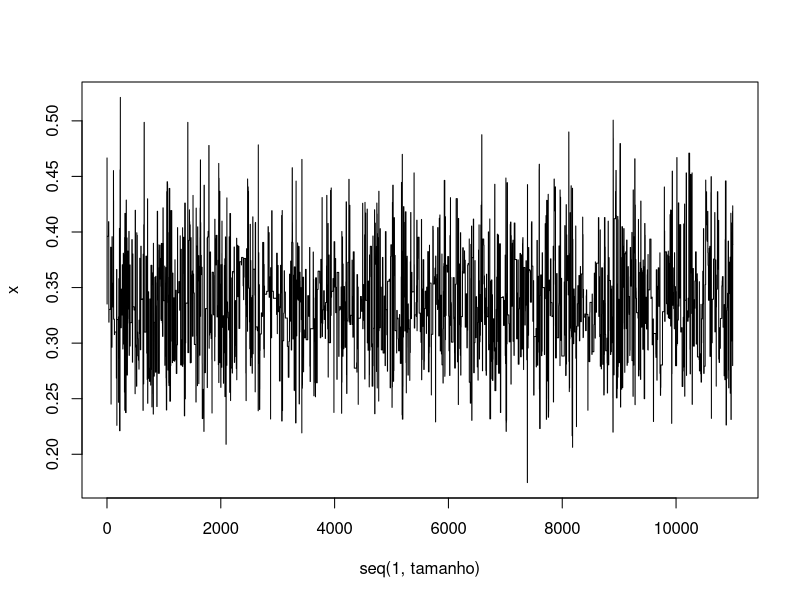
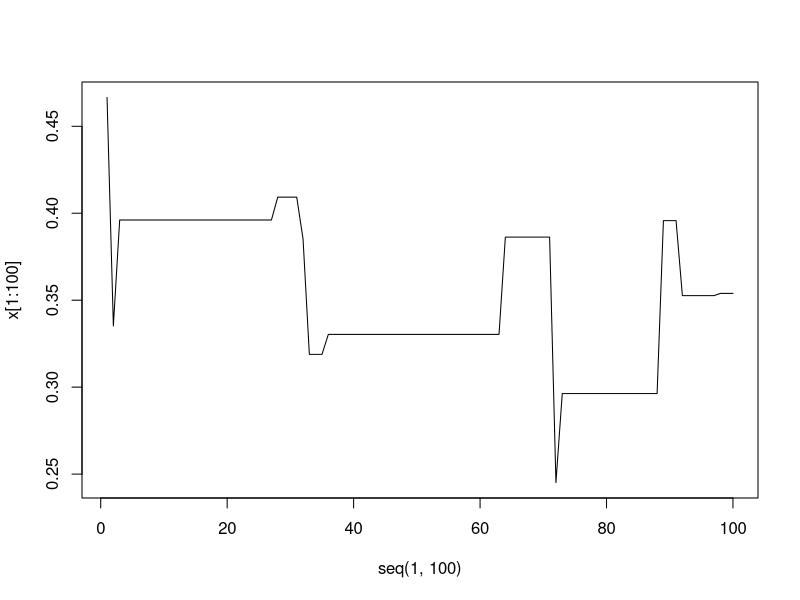
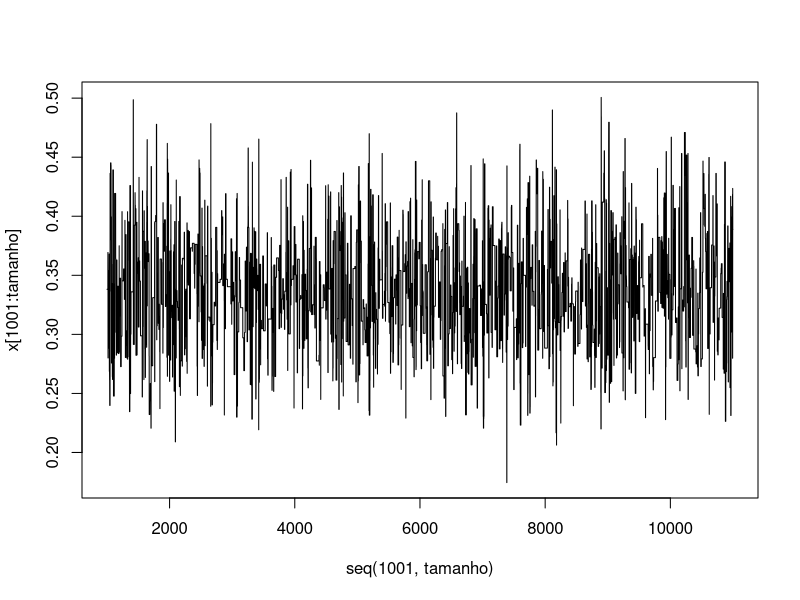
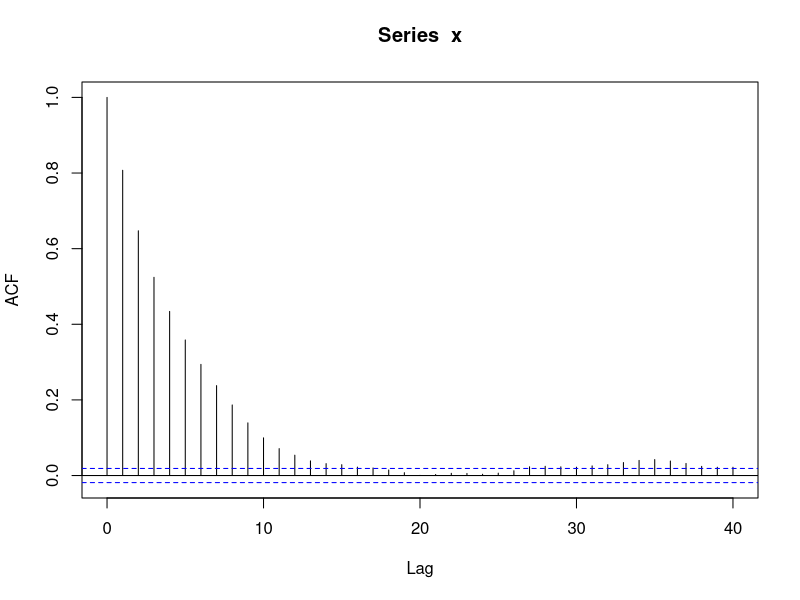
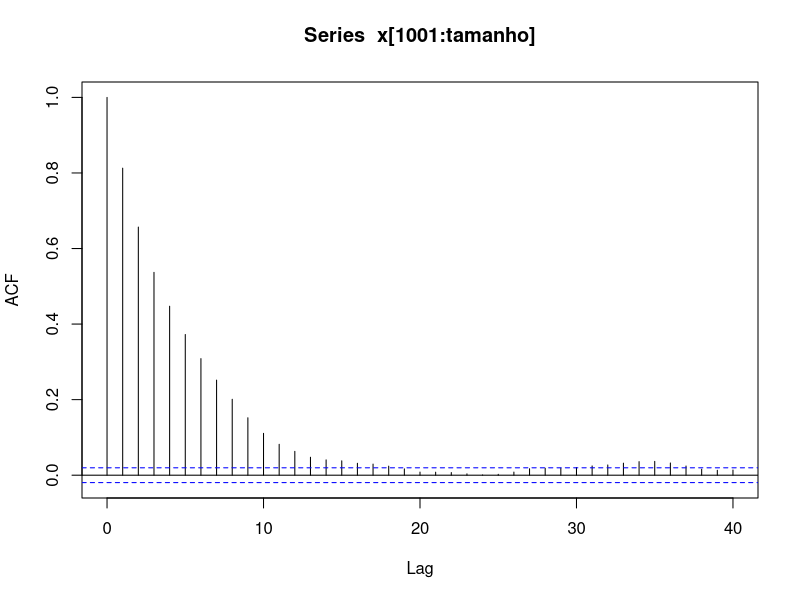
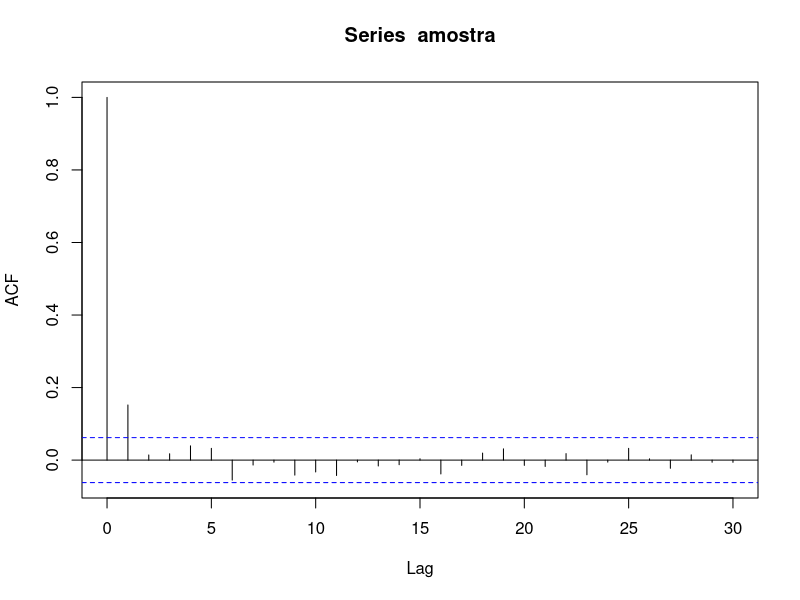
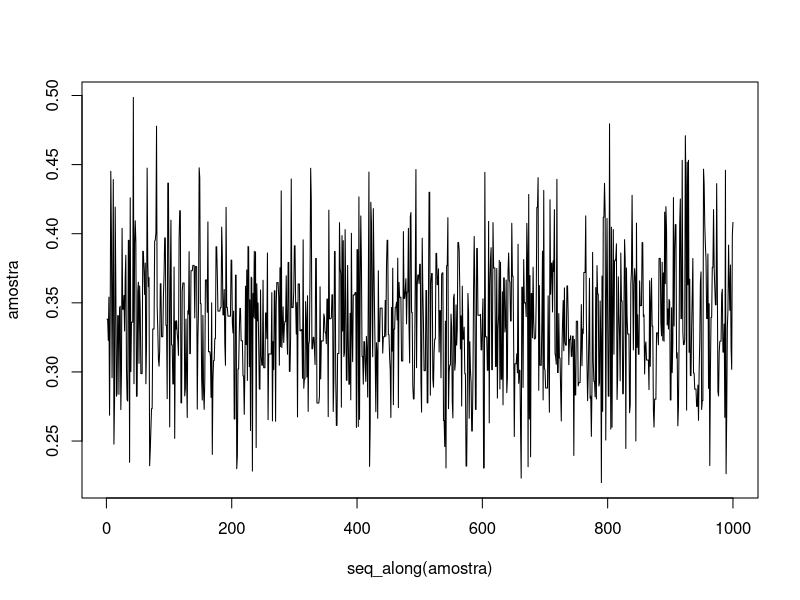
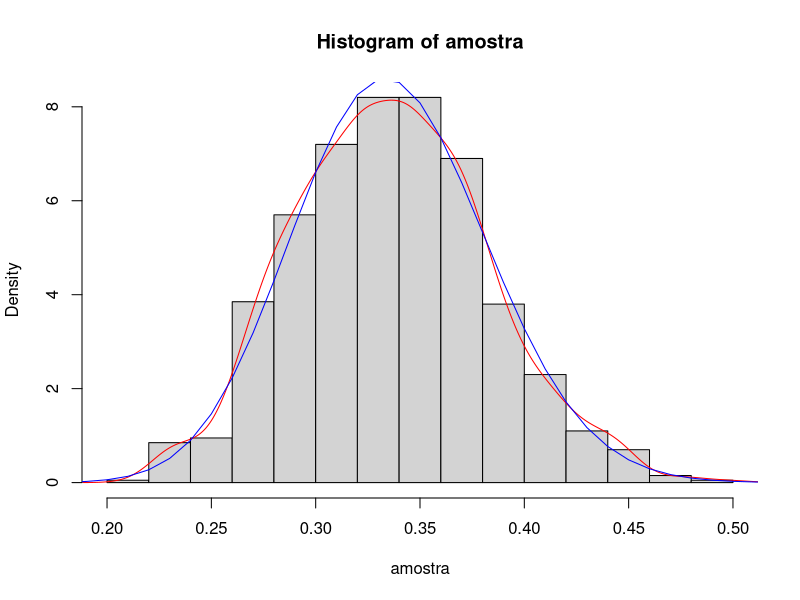

Generate these figures, in order, with R:
## ---- chunk 1
knitr::opts_chunk$set(echo = TRUE)
## ---- chunk 2
set.seed(2023)
n <- 100
theta=0.3
z <- rbinom(n, 1, theta)
table(z)

## ---- chunk 3
set.seed(2023)

## definindo o calculo da razao
razao = function(amostra, x, y){
  n <- length(amostra)
  numerador <- y^(1+ sum(amostra))*(1-y)^(1+n- sum(amostra))
  denominador <- x^(1+ sum(amostra))*(1-x)^(1+n- sum(amostra))
  return(numerador/denominador)
}

tamanho = 11000
x = numeric(tamanho)
x[1] = runif(1)
x[1]
for (t in 2:tamanho){
  y = runif(1)
  u = runif(1)
  x[t]=ifelse(u <= razao(z, x[t-1], y), y, x[t-1])
}

summary(x)

# grafico dos valores gerados
plot(seq(1,tamanho), x, type = "l")
plot(seq(1,100), x[1:100], type = "l")

# desconsiderar as primeiras 1000 observações - eliminar o efeito do valor inicial
plot(seq(1001,tamanho), x[1001:tamanho], type = "l")

# quantidade de rejeições
1-length(unique(x))/tamanho

# calcular a correlacao na cadeia 
acf(x)

# calcular a correlacao na cadeia excluindo os primeiros 1000 valores
acf(x[1001:tamanho])

# amostra aletoria - pegando os valores 1001, 10011, 10021, ...
amostra=x[seq(1001,tamanho,by=10)]

# calculo da acf para a amostra
acf(amostra)

# plot da amostra independente 
plot(seq_along(amostra), amostra, type = "l")

# resumo da amostra 
summary(amostra)

# comparação com o valor teórico 

## ---- chunk 4
hist(amostra, freq = F)
lines(density(amostra), col="red")
theta_aux <- seq(0.01, 0.99, 0.01)
lines(theta_aux, dbeta(theta_aux, 35, 69), col="blue")
## ---- chunk 5
mean(amostra)
## ---- chunk 6
# criando a função razão
razao <- function(amostra, x, y){
    n <- length(amostra)
    numer <- y^(1+sum(amostra))*exp(-(n+2)*y)
    denom <- x^(1 +sum(amostra))*exp(-(n+2)*x)
    return(numer/denom)
}


# obtendo a amostra de X
set.seed(2023)
z <- rpois(n = 30, lambda = 4)
table(z)

# obtendo a Cadeia de Markov
tamanho <- 11000
x <- numeric(tamanho)
x[1] <- runif(1)
for (t in 2:tamanho) {
    y <- runif(1)
    u <- runif(1)
    x[t] <- ifelse(test = u <= razao(z, x[t-1], y), yes = y, no = x[t-1])
}
summary(x)
#quantidade de rejeições
1-length(unique(x))/tamanho 
plot(x = seq(1, tamanho), y = x, type = "l")

#obtenho uma a.a. de n=1.000 da distribuição a posteriori, com saltos
amostra <- x[seq(1001, tamanho, by=10)]
plot(x = seq(1:1000), y = amostra, type = "l")
#calcular a correlação
acf(amostra)
# os dados ainda estão muito correlacionados

#comparação das estimativas da amostra com os resultados teóricos
hist(amostra, freq = F)
lines(density(amostra), col="red")
theta1 <- seq(0.01,0.99,0.01)
alpha = 1+sum(z); beta = 2+length(z)
lines(theta1, dgamma(x = theta1, shape = alpha, scale = 1/beta), col="blue")
# ESTRANHOOOOO

alpha/beta # acho que eu errei ao montar a posteriori
mean(amostra)
## ---- chunk 7
# não consegui montar a posteriori
